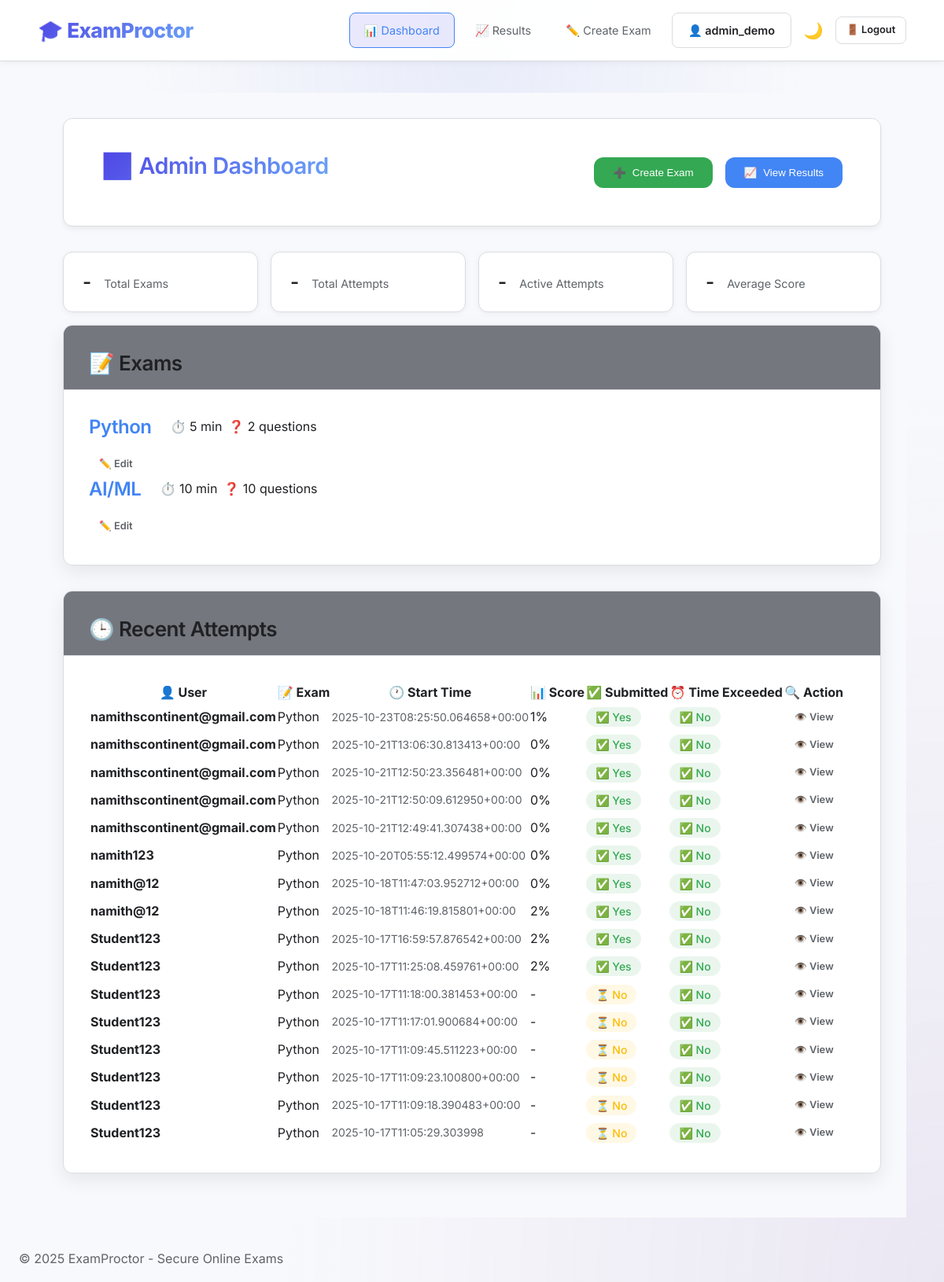
The app's page /admin (signed in), older data.
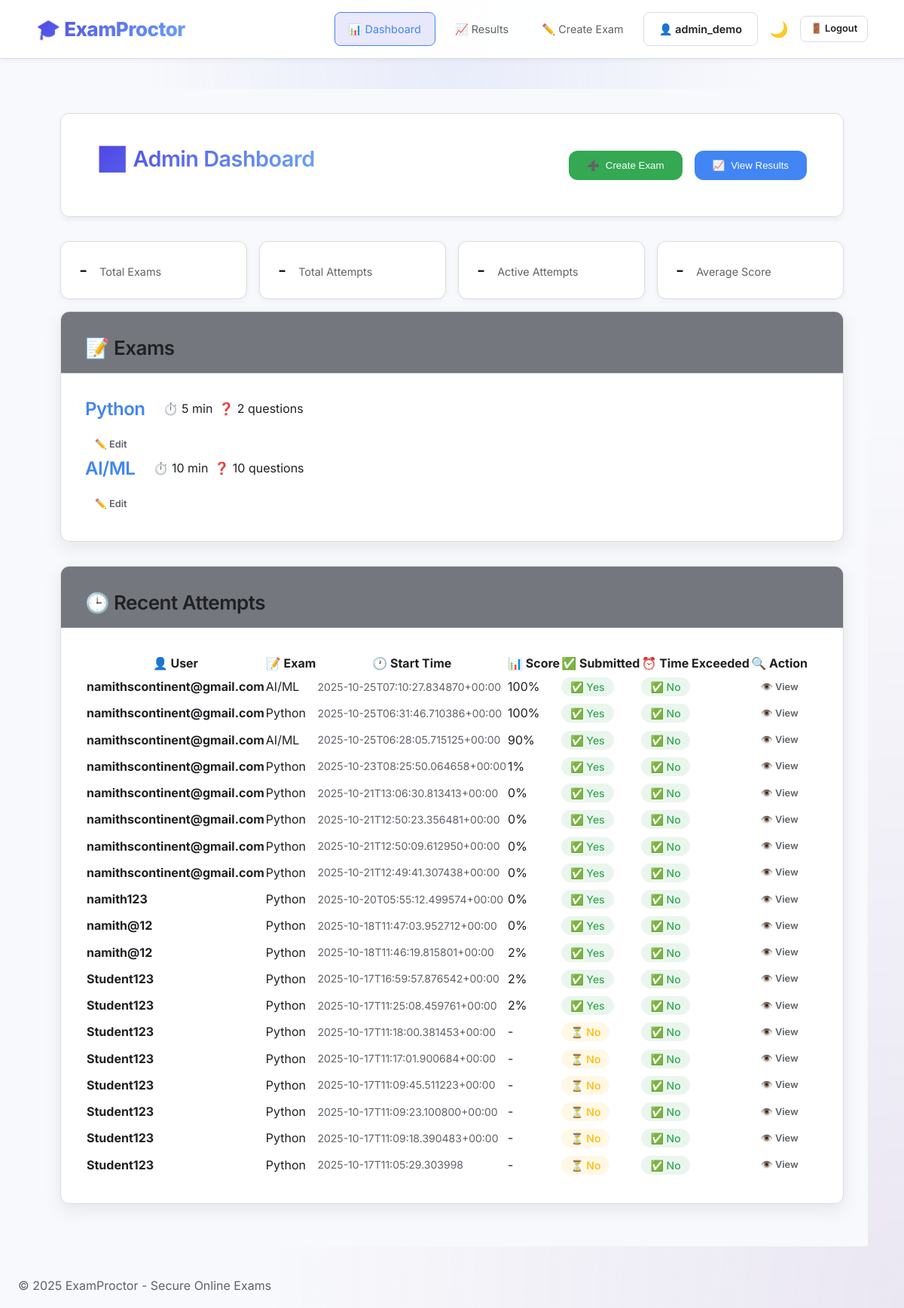
The same page, newer data.
### tables this page shows
CREATE TABLE exams (
        id INTEGER PRIMARY KEY AUTOINCREMENT,
        title TEXT NOT NULL,
        duration_minutes INTEGER NOT NULL,
        max_questions INTEGER NOT NULL DEFAULT 50
    );

CREATE TABLE attempts (
        id INTEGER PRIMARY KEY AUTOINCREMENT,
        user_id INTEGER NOT NULL,
        exam_id INTEGER NOT NULL,
        start_time TEXT,
        allowed_until TEXT,
        end_time TEXT,
        score INTEGER,
        submitted INTEGER DEFAULT 0,
        time_exceeded INTEGER DEFAULT 0,
        FOREIGN KEY(user_id) REFERENCES users(id),
        FOREIGN KEY(exam_id) REFERENCES exams(id)
    );

CREATE TABLE users (
        id INTEGER PRIMARY KEY AUTOINCREMENT,
        username TEXT UNIQUE NOT NULL,
        password_hash TEXT NOT NULL,
        is_admin INTEGER DEFAULT 0
    );

### app.py (the view)
@app.route("/admin")
def admin_dashboard():
    if 'user_id' not in session or not session.get('is_admin'):
        return redirect(url_for("admin_login"))
    conn = get_conn(); cur = conn.cursor()
    cur.execute("SELECT * FROM exams")
    exams = cur.fetchall()
    cur.execute("""SELECT a.*, u.username AS username, e.title AS exam_title
                   FROM attempts a
                   LEFT JOIN users u ON u.id=a.user_id
                   LEFT JOIN exams e ON e.id=a.exam_id
                   ORDER BY a.start_time DESC LIMIT 50""")
    attempts = cur.fetchall()
    conn.close()
    return render_template("admin_dashboard.html", exams=exams, attempts=attempts)

### models.py (called while the page is built)
def get_conn():
    conn = sqlite3.connect(DB)
    conn.row_factory = sqlite3.Row
    return conn

### templates/admin_dashboard.html
{% extends "base.html" %}
{% block content %}
<div class="dashboard-wrapper">
  <header class="dashboard-header">
    <div class="header-content">
      <h1 class="header-title">
        <span class="header-icon">📊</span>
        Admin Dashboard
      </h1>
      <div class="header-actions">
        <button class="action-button primary" onclick="window.location.href='{{ url_for('create_exam') }}'">
          <span class="button-icon">➕</span>
          Create Exam
        </button>
        <button class="action-button secondary" onclick="window.location.href='{{ url_for('admin_results') }}'">
          <span class="button-icon">📈</span>
          View Results
        </button>
      </div>
    </div>
  </header>
  <div class="stats-grid" id="admin-stats" data-role="admin">
    <div class="stat-card">
      <div class="stat-value" id="stat-total-exams">-</div>
      <div class="stat-label">Total Exams</div>
    </div>
    <div class="stat-card">
      <div class="stat-value" id="stat-total-attempts">-</div>
      <div class="stat-label">Total Attempts</div>
    </div>
    <div class="stat-card">
      <div class="stat-value" id="stat-active-attempts">-</div>
      <div class="stat-label">Active Attempts</div>
    </div>
    <div class="stat-card">
      <div class="stat-value" id="stat-avg-score">-</div>
      <div class="stat-label">Average Score</div>
    </div>
  </div>
  <div class="card mb-4">
    <div class="card-header">
      <h3 class="mb-0">📝 Exams</h3>
    </div>
    <div class="card-body">
      {% if exams %}
        <div class="exam-list">
          {% for ex in exams %}
            <div class="exam-item">
              <div class="exam-info">
                <h4 class="exam-title">{{ ex.title }}</h4>
                <div class="exam-meta">
                  <span class="badge">⏱️ {{ ex.duration_minutes }} min</span>
                  <span class="badge">❓ {{ ex.max_questions }} questions</span>
                </div>
              </div>
              <div class="exam-actions">
                <a href="{{ url_for('edit_exam', exam_id=ex.id) }}" class="btn small">
                  ✏️ Edit
                </a>
              </div>
            </div>
          {% endfor %}
        </div>
      {% else %}
        <div class="empty-state">
          <p>📋 No exams created yet</p>
          <a href="{{ url_for('create_exam') }}" class="btn primary">Create your first exam</a>
        </div>
      {% endif %}
    </div>
  </div>
  <div class="card">
    <div class="card-header">
      <h3 class="mb-0">🕒 Recent Attempts</h3>
    </div>
    <div class="card-body">
      {% if attempts %}
        <div class="table-responsive">
          <table class="admin-table">
            <thead>
              <tr>
                <th>👤 User</th>
                <th>📝 Exam</th>
                <th>🕐 Start Time</th>
                <th>📊 Score</th>
                <th>✅ Submitted</th>
                <th>⏰ Time Exceeded</th>
                <th>🔍 Action</th>
              </tr>
            </thead>
            <tbody>
              {% for a in attempts %}
                <tr>
                  <td><strong>{{ a.username }}</strong></td>
                  <td>{{ a.exam_title }}</td>
                  <td class="small">{{ a.start_time }}</td>
                  <td>
                    {% if a.score is not none %}
                      <span class="score-badge">{{ a.score }}%</span>
                    {% else %}
                      <span class="text-muted">-</span>
                    {% endif %}
                  </td>
                  <td>
                    {% if a.submitted %}
                      <span class="status-badge success">✅ Yes</span>
                    {% else %}
                      <span class="status-badge warning">⏳ No</span>
                    {% endif %}
                  </td>
                  <td>
                    {% if a.time_exceeded %}
                      <span class="status-badge danger">⚠️ Yes</span>
                    {% else %}
                      <span class="status-badge success">✅ No</span>
                    {% endif %}
                  </td>
                  <td>
                    <a href="{{ url_for('admin_attempt_detail', attempt_id=a.id) }}" class="btn small">
                      👁️ View
                    </a>
                  </td>
                </tr>
              {% endfor %}
            </tbody>
          </table>
        </div>
      {% else %}
        <div class="empty-state">
          <p>📊 No exam attempts yet</p>
        </div>
      {% endif %}
    </div>
  </div>
</div>
{% endblock %}

### templates/base.html (shortened to what this page needs)
<!doctype html>
<html lang="en">
<head>
  <link rel="stylesheet" href="{{ url_for('static', filename='css/main.css') }}">
  <link rel="stylesheet" href="{{ url_for('static', filename='css/modern-dashboard.css') }}">
  <link rel="stylesheet" href="{{ url_for('static', filename='css/auth.css') }}">
  <link rel="stylesheet" href="{{ url_for('static', filename='css/exam.css') }}">
</head>
<body>
  <header>
    <div class="container">
      <div class="header-content">
        <a href="{{ url_for('student_dashboard') if session.username and not session.is_admin else url_for('admin_dashboard') if session.is_admin else '/' }}" class="logo">
          🎓 ExamProctor
        </a>
        <nav class="nav">
            {% if session.username %}
              {% if session.is_admin %}
                <a href="{{ url_for('admin_dashboard') }}" class="{{ 'active' if request.endpoint == 'admin_dashboard' else '' }}">📊 Dashboard</a>
                <a href="{{ url_for('admin_results') }}" class="{{ 'active' if request.endpoint == 'admin_results' else '' }}">📈 Results</a>
                <a href="{{ url_for('create_exam') }}" class="{{ 'active' if request.endpoint == 'create_exam' else '' }}">✏️ Create Exam</a>
              {% else %}
                <a href="{{ url_for('student_dashboard') }}" class="{{ 'active' if request.endpoint == 'student_dashboard' else '' }}">📚 Dashboard</a>
              {% endif %}
              <span class="username">👤 {{ session.username }}</span>
              <button id="theme-toggle" class="theme-toggle" aria-label="Toggle theme">🌓</button>
              <a href="{{ url_for('logout') }}" class="btn secondary small">🚪 Logout</a>
            {% endif %}
        </nav>
      </div>
    </div>
  </header>
  <main>
    <div class="container">
      {% block content %}{% endblock %}
    </div>
  </main>
  <footer>
    <div class="container">
      <div class="footer-content">
        <p>&copy; 2025 ExamProctor - Secure Online Exams</p>
      </div>
    </div>
  </footer>
</body>
</html>

### static/css/modern-dashboard.css (style rules this page uses)
.dashboard-wrapper { max-width: 1200px; margin: 0 auto; padding: 2rem; background-color: var(--background-color); }
.dashboard-header { background: var(--surface-color); border-radius: var(--border-radius); padding: 1.5rem; margin-bottom: 2rem; box-shadow: 0 4px 6px rgba(0, 0, 0, 0.05); border: 1px solid var(--card-border); }
.header-content { display: flex; justify-content: space-between; align-items: center; }
.header-title { font-size: 1.8rem; font-weight: 600; color: var(--primary-color); display: flex; align-items: center; gap: 0.5rem; }
.header-icon { font-size: 2rem; color: var(--primary-color); }
.header-actions { display: flex; gap: 1rem; }
.action-button { padding: 0.75rem 1.5rem; border-radius: var(--border-radius); border: none; font-weight: 500; cursor: pointer; display: inline-flex; align-items: center; gap: 0.5rem; transition: all 0.3s ease; }
.action-button.primary { background: var(--success-color); color: white; }
.action-button.secondary { background: var(--primary-color); color: white; }
.stat-card { background: var(--surface); border-radius: var(--border-radius); padding: 1.5rem; box-shadow: var(--shadow-sm); display: flex; align-items: center; gap: 1rem; transition: all 0.3s ease; border: 1px solid var(--border-color); }
.stat-value { font-size: 1.5rem; font-weight: 600; color: var(--text-primary); }
.stat-label { color: var(--text-secondary); font-size: 0.9rem; }
.status-badge { padding: 0.25rem 0.75rem; border-radius: 16px; font-size: 0.875rem; font-weight: 500; }
.status-badge.success { background: rgba(52, 168, 83, 0.1); color: var(--success-color); }
.status-badge.warning { background: rgba(251, 188, 5, 0.1); color: var(--warning-color); }
.exam-title { font-size: 1.1rem; margin-bottom: 1rem; color: var(--primary-color); font-weight: 500; }
.exam-meta { display: flex; gap: 0.5rem; margin-bottom: 1rem; }

### static/css/auth.css (style rules this page uses)
.card-header { padding: 2rem 2rem 1rem; text-align: center; }
.card-body { padding: 2rem; }

### static/css/exam.css (style rules this page uses)
.exam-title { font-size: 1.5rem; color: var(--primary-color); font-weight: 600; }
.exam-info { display: flex; gap: 1.5rem; align-items: center; }

Row changes from the older to the newer data that the page shows:
added attempts: username "namithscontinent@gmail.com", exam_title "AI/ML", start_time "2025-10-25T07:10:27.834870+00:00", score "100", submitted "✅ Yes", time_exceeded "✅ No"
added attempts: username "namithscontinent@gmail.com", exam_title "Python", start_time "2025-10-25T06:31:46.710386+00:00", score "100", submitted "✅ Yes", time_exceeded "✅ No"
added attempts: username "namithscontinent@gmail.com", exam_title "AI/ML", start_time "2025-10-25T06:28:05.715125+00:00", score "90", submitted "✅ Yes", time_exceeded "✅ No"
